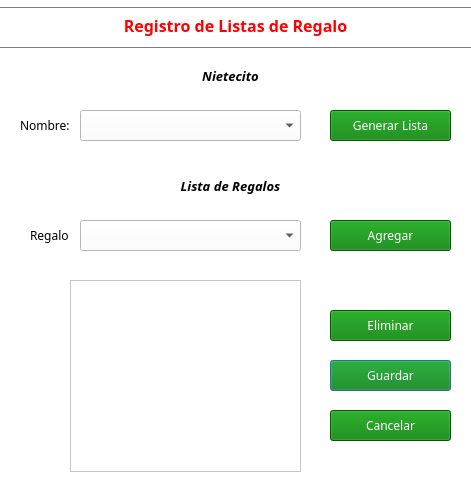
<?xml version="1.0" encoding="UTF-8"?>
<ui version="4.0">
 <class>listaregalos</class>
 <widget class="QDialog" name="listaregalos">
  <property name="geometry">
   <rect>
    <x>0</x>
    <y>0</y>
    <width>471</width>
    <height>493</height>
   </rect>
  </property>
  <property name="palette">
   <palette>
    <active>
     <colorrole role="WindowText">
      <brush brushstyle="SolidPattern">
       <color alpha="255">
        <red>0</red>
        <green>0</green>
        <blue>0</blue>
       </color>
      </brush>
     </colorrole>
     <colorrole role="Button">
      <brush brushstyle="SolidPattern">
       <color alpha="255">
        <red>255</red>
        <green>255</green>
        <blue>255</blue>
       </color>
      </brush>
     </colorrole>
     <colorrole role="Light">
      <brush brushstyle="SolidPattern">
       <color alpha="255">
        <red>255</red>
        <green>255</green>
        <blue>255</blue>
       </color>
      </brush>
     </colorrole>
     <colorrole role="Midlight">
      <brush brushstyle="SolidPattern">
       <color alpha="255">
        <red>255</red>
        <green>255</green>
        <blue>255</blue>
       </color>
      </brush>
     </colorrole>
     <colorrole role="Dark">
      <brush brushstyle="SolidPattern">
       <color alpha="255">
        <red>127</red>
        <green>127</green>
        <blue>127</blue>
       </color>
      </brush>
     </colorrole>
     <colorrole role="Mid">
      <brush brushstyle="SolidPattern">
       <color alpha="255">
        <red>170</red>
        <green>170</green>
        <blue>170</blue>
       </color>
      </brush>
     </colorrole>
     <colorrole role="Text">
      <brush brushstyle="SolidPattern">
       <color alpha="255">
        <red>0</red>
        <green>0</green>
        <blue>0</blue>
       </color>
      </brush>
     </colorrole>
     <colorrole role="BrightText">
      <brush brushstyle="SolidPattern">
       <color alpha="255">
        <red>255</red>
        <green>255</green>
        <blue>255</blue>
       </color>
      </brush>
     </colorrole>
     <colorrole role="ButtonText">
      <brush brushstyle="SolidPattern">
       <color alpha="255">
        <red>0</red>
        <green>0</green>
        <blue>0</blue>
       </color>
      </brush>
     </colorrole>
     <colorrole role="Base">
      <brush brushstyle="SolidPattern">
       <color alpha="255">
        <red>255</red>
        <green>255</green>
        <blue>255</blue>
       </color>
      </brush>
     </colorrole>
     <colorrole role="Window">
      <brush brushstyle="SolidPattern">
       <color alpha="255">
        <red>255</red>
        <green>255</green>
        <blue>255</blue>
       </color>
      </brush>
     </colorrole>
     <colorrole role="Shadow">
      <brush brushstyle="SolidPattern">
       <color alpha="255">
        <red>0</red>
        <green>0</green>
        <blue>0</blue>
       </color>
      </brush>
     </colorrole>
     <colorrole role="AlternateBase">
      <brush brushstyle="SolidPattern">
       <color alpha="255">
        <red>255</red>
        <green>255</green>
        <blue>255</blue>
       </color>
      </brush>
     </colorrole>
     <colorrole role="ToolTipBase">
      <brush brushstyle="SolidPattern">
       <color alpha="255">
        <red>255</red>
        <green>255</green>
        <blue>220</blue>
       </color>
      </brush>
     </colorrole>
     <colorrole role="ToolTipText">
      <brush brushstyle="SolidPattern">
       <color alpha="255">
        <red>0</red>
        <green>0</green>
        <blue>0</blue>
       </color>
      </brush>
     </colorrole>
    </active>
    <inactive>
     <colorrole role="WindowText">
      <brush brushstyle="SolidPattern">
       <color alpha="255">
        <red>0</red>
        <green>0</green>
        <blue>0</blue>
       </color>
      </brush>
     </colorrole>
     <colorrole role="Button">
      <brush brushstyle="SolidPattern">
       <color alpha="255">
        <red>255</red>
        <green>255</green>
        <blue>255</blue>
       </color>
      </brush>
     </colorrole>
     <colorrole role="Light">
      <brush brushstyle="SolidPattern">
       <color alpha="255">
        <red>255</red>
        <green>255</green>
        <blue>255</blue>
       </color>
      </brush>
     </colorrole>
     <colorrole role="Midlight">
      <brush brushstyle="SolidPattern">
       <color alpha="255">
        <red>255</red>
        <green>255</green>
        <blue>255</blue>
       </color>
      </brush>
     </colorrole>
     <colorrole role="Dark">
      <brush brushstyle="SolidPattern">
       <color alpha="255">
        <red>127</red>
        <green>127</green>
        <blue>127</blue>
       </color>
      </brush>
     </colorrole>
     <colorrole role="Mid">
      <brush brushstyle="SolidPattern">
       <color alpha="255">
        <red>170</red>
        <green>170</green>
        <blue>170</blue>
       </color>
      </brush>
     </colorrole>
     <colorrole role="Text">
      <brush brushstyle="SolidPattern">
       <color alpha="255">
        <red>0</red>
        <green>0</green>
        <blue>0</blue>
       </color>
      </brush>
     </colorrole>
     <colorrole role="BrightText">
      <brush brushstyle="SolidPattern">
       <color alpha="255">
        <red>255</red>
        <green>255</green>
        <blue>255</blue>
       </color>
      </brush>
     </colorrole>
     <colorrole role="ButtonText">
      <brush brushstyle="SolidPattern">
       <color alpha="255">
        <red>0</red>
        <green>0</green>
        <blue>0</blue>
       </color>
      </brush>
     </colorrole>
     <colorrole role="Base">
      <brush brushstyle="SolidPattern">
       <color alpha="255">
        <red>255</red>
        <green>255</green>
        <blue>255</blue>
       </color>
      </brush>
     </colorrole>
     <colorrole role="Window">
      <brush brushstyle="SolidPattern">
       <color alpha="255">
        <red>255</red>
        <green>255</green>
        <blue>255</blue>
       </color>
      </brush>
     </colorrole>
     <colorrole role="Shadow">
      <brush brushstyle="SolidPattern">
       <color alpha="255">
        <red>0</red>
        <green>0</green>
        <blue>0</blue>
       </color>
      </brush>
     </colorrole>
     <colorrole role="AlternateBase">
      <brush brushstyle="SolidPattern">
       <color alpha="255">
        <red>255</red>
        <green>255</green>
        <blue>255</blue>
       </color>
      </brush>
     </colorrole>
     <colorrole role="ToolTipBase">
      <brush brushstyle="SolidPattern">
       <color alpha="255">
        <red>255</red>
        <green>255</green>
        <blue>220</blue>
       </color>
      </brush>
     </colorrole>
     <colorrole role="ToolTipText">
      <brush brushstyle="SolidPattern">
       <color alpha="255">
        <red>0</red>
        <green>0</green>
        <blue>0</blue>
       </color>
      </brush>
     </colorrole>
    </inactive>
    <disabled>
     <colorrole role="WindowText">
      <brush brushstyle="SolidPattern">
       <color alpha="255">
        <red>127</red>
        <green>127</green>
        <blue>127</blue>
       </color>
      </brush>
     </colorrole>
     <colorrole role="Button">
      <brush brushstyle="SolidPattern">
       <color alpha="255">
        <red>255</red>
        <green>255</green>
        <blue>255</blue>
       </color>
      </brush>
     </colorrole>
     <colorrole role="Light">
      <brush brushstyle="SolidPattern">
       <color alpha="255">
        <red>255</red>
        <green>255</green>
        <blue>255</blue>
       </color>
      </brush>
     </colorrole>
     <colorrole role="Midlight">
      <brush brushstyle="SolidPattern">
       <color alpha="255">
        <red>255</red>
        <green>255</green>
        <blue>255</blue>
       </color>
      </brush>
     </colorrole>
     <colorrole role="Dark">
      <brush brushstyle="SolidPattern">
       <color alpha="255">
        <red>127</red>
        <green>127</green>
        <blue>127</blue>
       </color>
      </brush>
     </colorrole>
     <colorrole role="Mid">
      <brush brushstyle="SolidPattern">
       <color alpha="255">
        <red>170</red>
        <green>170</green>
        <blue>170</blue>
       </color>
      </brush>
     </colorrole>
     <colorrole role="Text">
      <brush brushstyle="SolidPattern">
       <color alpha="255">
        <red>127</red>
        <green>127</green>
        <blue>127</blue>
       </color>
      </brush>
     </colorrole>
     <colorrole role="BrightText">
      <brush brushstyle="SolidPattern">
       <color alpha="255">
        <red>255</red>
        <green>255</green>
        <blue>255</blue>
       </color>
      </brush>
     </colorrole>
     <colorrole role="ButtonText">
      <brush brushstyle="SolidPattern">
       <color alpha="255">
        <red>127</red>
        <green>127</green>
        <blue>127</blue>
       </color>
      </brush>
     </colorrole>
     <colorrole role="Base">
      <brush brushstyle="SolidPattern">
       <color alpha="255">
        <red>255</red>
        <green>255</green>
        <blue>255</blue>
       </color>
      </brush>
     </colorrole>
     <colorrole role="Window">
      <brush brushstyle="SolidPattern">
       <color alpha="255">
        <red>255</red>
        <green>255</green>
        <blue>255</blue>
       </color>
      </brush>
     </colorrole>
     <colorrole role="Shadow">
      <brush brushstyle="SolidPattern">
       <color alpha="255">
        <red>0</red>
        <green>0</green>
        <blue>0</blue>
       </color>
      </brush>
     </colorrole>
     <colorrole role="AlternateBase">
      <brush brushstyle="SolidPattern">
       <color alpha="255">
        <red>255</red>
        <green>255</green>
        <blue>255</blue>
       </color>
      </brush>
     </colorrole>
     <colorrole role="ToolTipBase">
      <brush brushstyle="SolidPattern">
       <color alpha="255">
        <red>255</red>
        <green>255</green>
        <blue>220</blue>
       </color>
      </brush>
     </colorrole>
     <colorrole role="ToolTipText">
      <brush brushstyle="SolidPattern">
       <color alpha="255">
        <red>0</red>
        <green>0</green>
        <blue>0</blue>
       </color>
      </brush>
     </colorrole>
    </disabled>
   </palette>
  </property>
  <property name="font">
   <font>
    <family>Century Gothic</family>
   </font>
  </property>
  <property name="windowTitle">
   <string>Dialog</string>
  </property>
  <widget class="QLabel" name="label">
   <property name="geometry">
    <rect>
     <x>0</x>
     <y>10</y>
     <width>471</width>
     <height>31</height>
    </rect>
   </property>
   <property name="font">
    <font>
     <family>Century Gothic</family>
     <pointsize>12</pointsize>
     <weight>75</weight>
     <bold>true</bold>
    </font>
   </property>
   <property name="styleSheet">
    <string notr="true">color: rgb(255, 0, 0);</string>
   </property>
   <property name="text">
    <string>Registro de Listas de Regalo</string>
   </property>
   <property name="alignment">
    <set>Qt::AlignCenter</set>
   </property>
  </widget>
  <widget class="QPushButton" name="botGuardar">
   <property name="geometry">
    <rect>
     <x>330</x>
     <y>360</y>
     <width>121</width>
     <height>31</height>
    </rect>
   </property>
   <property name="font">
    <font>
     <family>Century Gothic</family>
    </font>
   </property>
   <property name="styleSheet">
    <string notr="true">color: rgb(255, 255, 255);
background-color: rgb(0, 125, 0);</string>
   </property>
   <property name="text">
    <string>Guardar</string>
   </property>
  </widget>
  <widget class="QLabel" name="label_7">
   <property name="geometry">
    <rect>
     <x>30</x>
     <y>220</y>
     <width>41</width>
     <height>31</height>
    </rect>
   </property>
   <property name="font">
    <font>
     <family>Century Gothic</family>
     <pointsize>9</pointsize>
    </font>
   </property>
   <property name="text">
    <string>Regalo</string>
   </property>
  </widget>
  <widget class="QLabel" name="label_4">
   <property name="geometry">
    <rect>
     <x>0</x>
     <y>60</y>
     <width>461</width>
     <height>31</height>
    </rect>
   </property>
   <property name="font">
    <font>
     <family>Century Gothic</family>
     <pointsize>10</pointsize>
     <weight>75</weight>
     <italic>true</italic>
     <bold>true</bold>
    </font>
   </property>
   <property name="text">
    <string>Nietecito</string>
   </property>
   <property name="alignment">
    <set>Qt::AlignCenter</set>
   </property>
  </widget>
  <widget class="QLabel" name="label_6">
   <property name="geometry">
    <rect>
     <x>0</x>
     <y>170</y>
     <width>461</width>
     <height>31</height>
    </rect>
   </property>
   <property name="font">
    <font>
     <family>Century Gothic</family>
     <pointsize>10</pointsize>
     <weight>75</weight>
     <italic>true</italic>
     <bold>true</bold>
    </font>
   </property>
   <property name="text">
    <string>Lista de Regalos</string>
   </property>
   <property name="alignment">
    <set>Qt::AlignCenter</set>
   </property>
  </widget>
  <widget class="Line" name="line_2">
   <property name="geometry">
    <rect>
     <x>0</x>
     <y>40</y>
     <width>651</width>
     <height>16</height>
    </rect>
   </property>
   <property name="orientation">
    <enum>Qt::Horizontal</enum>
   </property>
  </widget>
  <widget class="QLabel" name="label_2">
   <property name="geometry">
    <rect>
     <x>20</x>
     <y>110</y>
     <width>51</width>
     <height>31</height>
    </rect>
   </property>
   <property name="font">
    <font>
     <family>Century Gothic</family>
     <pointsize>9</pointsize>
    </font>
   </property>
   <property name="text">
    <string>Nombre:</string>
   </property>
  </widget>
  <widget class="QPushButton" name="botCancelar">
   <property name="geometry">
    <rect>
     <x>330</x>
     <y>410</y>
     <width>121</width>
     <height>31</height>
    </rect>
   </property>
   <property name="font">
    <font>
     <family>Century Gothic</family>
    </font>
   </property>
   <property name="styleSheet">
    <string notr="true">color: rgb(255, 255, 255);
background-color: rgb(0, 125, 0);</string>
   </property>
   <property name="text">
    <string>Cancelar</string>
   </property>
  </widget>
  <widget class="QComboBox" name="listNombre">
   <property name="geometry">
    <rect>
     <x>80</x>
     <y>110</y>
     <width>221</width>
     <height>31</height>
    </rect>
   </property>
   <property name="font">
    <font>
     <family>Century Gothic</family>
    </font>
   </property>
   <property name="maxVisibleItems">
    <number>11</number>
   </property>
  </widget>
  <widget class="Line" name="line">
   <property name="geometry">
    <rect>
     <x>-10</x>
     <y>0</y>
     <width>661</width>
     <height>16</height>
    </rect>
   </property>
   <property name="orientation">
    <enum>Qt::Horizontal</enum>
   </property>
  </widget>
  <widget class="QListWidget" name="tablaRegalos">
   <property name="geometry">
    <rect>
     <x>70</x>
     <y>280</y>
     <width>231</width>
     <height>192</height>
    </rect>
   </property>
  </widget>
  <widget class="QComboBox" name="listRegalo">
   <property name="geometry">
    <rect>
     <x>80</x>
     <y>220</y>
     <width>221</width>
     <height>31</height>
    </rect>
   </property>
   <property name="font">
    <font>
     <family>Century Gothic</family>
    </font>
   </property>
   <property name="maxVisibleItems">
    <number>11</number>
   </property>
  </widget>
  <widget class="QPushButton" name="botAgregar">
   <property name="geometry">
    <rect>
     <x>330</x>
     <y>220</y>
     <width>121</width>
     <height>31</height>
    </rect>
   </property>
   <property name="font">
    <font>
     <family>Century Gothic</family>
    </font>
   </property>
   <property name="styleSheet">
    <string notr="true">color: rgb(255, 255, 255);
background-color: rgb(0, 125, 0);</string>
   </property>
   <property name="text">
    <string>Agregar</string>
   </property>
  </widget>
  <widget class="QPushButton" name="botEliminar">
   <property name="geometry">
    <rect>
     <x>330</x>
     <y>310</y>
     <width>121</width>
     <height>31</height>
    </rect>
   </property>
   <property name="font">
    <font>
     <family>Century Gothic</family>
    </font>
   </property>
   <property name="styleSheet">
    <string notr="true">color: rgb(255, 255, 255);
background-color: rgb(0, 125, 0);</string>
   </property>
   <property name="text">
    <string>Eliminar</string>
   </property>
  </widget>
  <widget class="QPushButton" name="botGenerar">
   <property name="geometry">
    <rect>
     <x>330</x>
     <y>110</y>
     <width>121</width>
     <height>31</height>
    </rect>
   </property>
   <property name="font">
    <font>
     <family>Century Gothic</family>
    </font>
   </property>
   <property name="styleSheet">
    <string notr="true">color: rgb(255, 255, 255);
background-color: rgb(0, 125, 0);</string>
   </property>
   <property name="text">
    <string>Generar Lista</string>
   </property>
  </widget>
 </widget>
 <resources/>
 <connections/>
</ui>
